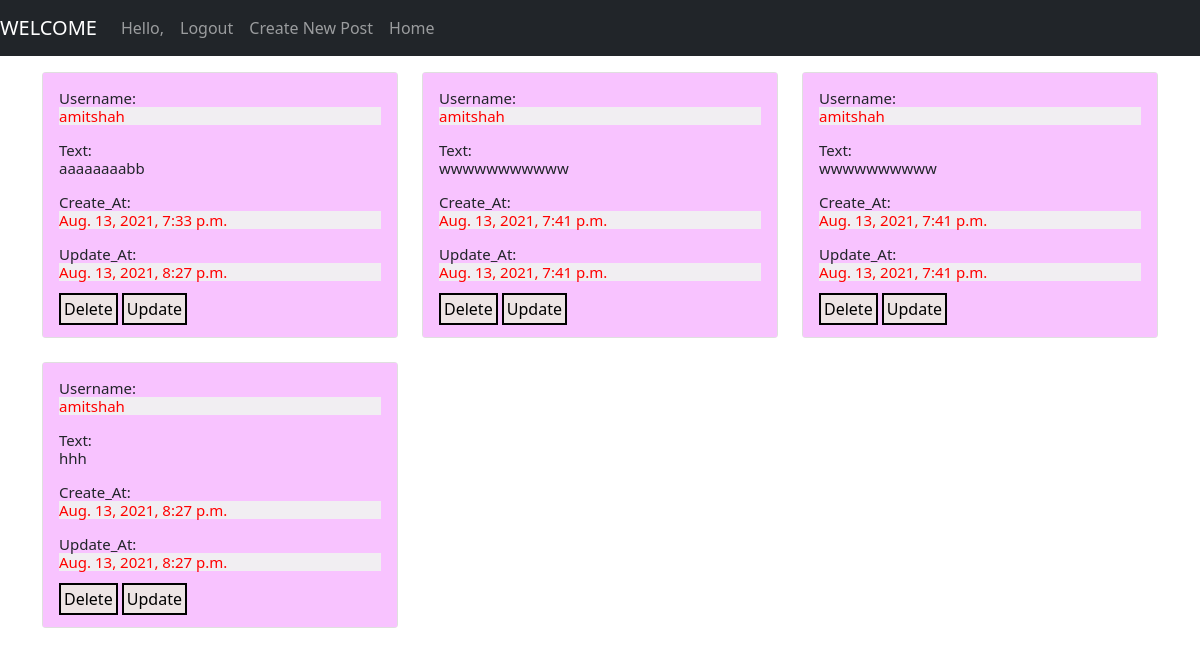
/show (signed in), run on the app's committed database.
### Post/models.py (models this page shows, shortened)
class PostText(models.Model):
    user=models.ForeignKey(User,on_delete=models.CASCADE)
    text=models.TextField(max_length=10000)
    created_at = models.DateTimeField(auto_now_add=True)
    updated_at = models.DateTimeField(auto_now=True)

### Post/views.py (the view)
# urls.py: path('show',views.postShow,name="postShow"),
@login_required
def postShow(request):
    user=request.user
    posts=PostText.objects.filter(user=user)
    return render(request,"postShow.html",{'posts':posts})

### Templates/postShow.html (shortened to what this page needs)
{% load static %}
<!DOCTYPE html>
<html lang="en">
<head>
    <link href="https://cdn.jsdelivr.net/npm/bootstrap@5.0.2/dist/css/bootstrap.min.css" rel="stylesheet"
 />
</head>
<body>
    <nav class="navbar navbar-expand-lg navbar-dark bg-dark">
        <a class="navbar-brand" href="#">WELCOME</a>
        <div class="collapse navbar-collapse" id="navbarSupportedContent">
            <ul class="navbar-nav mr-auto">
                {% if user.is_authenticated %}
                <li class="nav-item active">
                    <a class="nav-link" href="#">Hello, {{user.first_name}} </a>
                </li>
                <li class="nav-item">
                    <a class="nav-link" href="logouts">Logout</a>
                </li>
                <li class="nav-item">
                    <a class="nav-link" href="create">Create New Post</a>
                </li>
                <li class="nav-item">
                    <a class="nav-link" href="/">Home</a>
                </li>
                {% endif %}
            </ul>
        </div>
    </nav>
    <section class="section blog-post-entry bg-pattern">
        <div class="container my-3">
            <div class="row">
                {% for i in posts %}
                <div class="col-lg-4 col-md-6 col-sm-6 col-12 post" data-aos="fade-up" data-aos-delay="100">
                    <div class="media media-custom d-block mb-4">
                        <div class="card">
                            <div class="card-body">
                                <h3 id="h3">Username:<p id=pera>{{i.user}}</p>
                                </h3>
                                <div id="text">
                                    <h3 id="h3">Text:<p id=peratext>{{i.text}}</p>
                                    </h3>
                                </div>
                                <h3 id="h3">Create_At: <p id=pera>{{i.created_at}}</p>
                                </h3>
                                <h3 id="h3">Update_At:<p id=pera> {{i.updated_at}}</p>
                                </h3>
                                <div>
                                    <a href="/delete/{{ i.id }}" id="del">Delete</a>
                                    <a href="/edit/{{ i.id }}" id="del">Update</a>
                                </div>
                            </div>
                        </div>
                    </div>
                </div>
                {% endfor %}
            </div>
        </div>
    </section>
</body>
</html>

### Templates/postShow.html (style rules this page uses)
#pera { font-size: 15px; background-color: rgb(241, 238, 242); color: red; }
#h3 { font-size: 15px; }
.card-body { background-color: rgb(248, 195, 255); }
#del { border: 2px solid black; padding: 3px 3px; background-color: rgb(238, 229, 229); color: black; text-decoration: none }

### data on the page
PostText: user "amitshah", text "aaaaaaaabb", created_at "Aug. 13, 2021, 7:33 p.m.", updated_at "Aug. 13, 2021, 8:27 p.m."
PostText: user "amitshah", text "wwwwwwwwwww", created_at "Aug. 13, 2021, 7:41 p.m.", updated_at "Aug. 13, 2021, 7:41 p.m."
PostText: user "amitshah", text "wwwwwwwwww", created_at "Aug. 13, 2021, 7:41 p.m.", updated_at "Aug. 13, 2021, 7:41 p.m."
PostText: user "amitshah", text "hhh", created_at "Aug. 13, 2021, 8:27 p.m.", updated_at "Aug. 13, 2021, 8:27 p.m."
